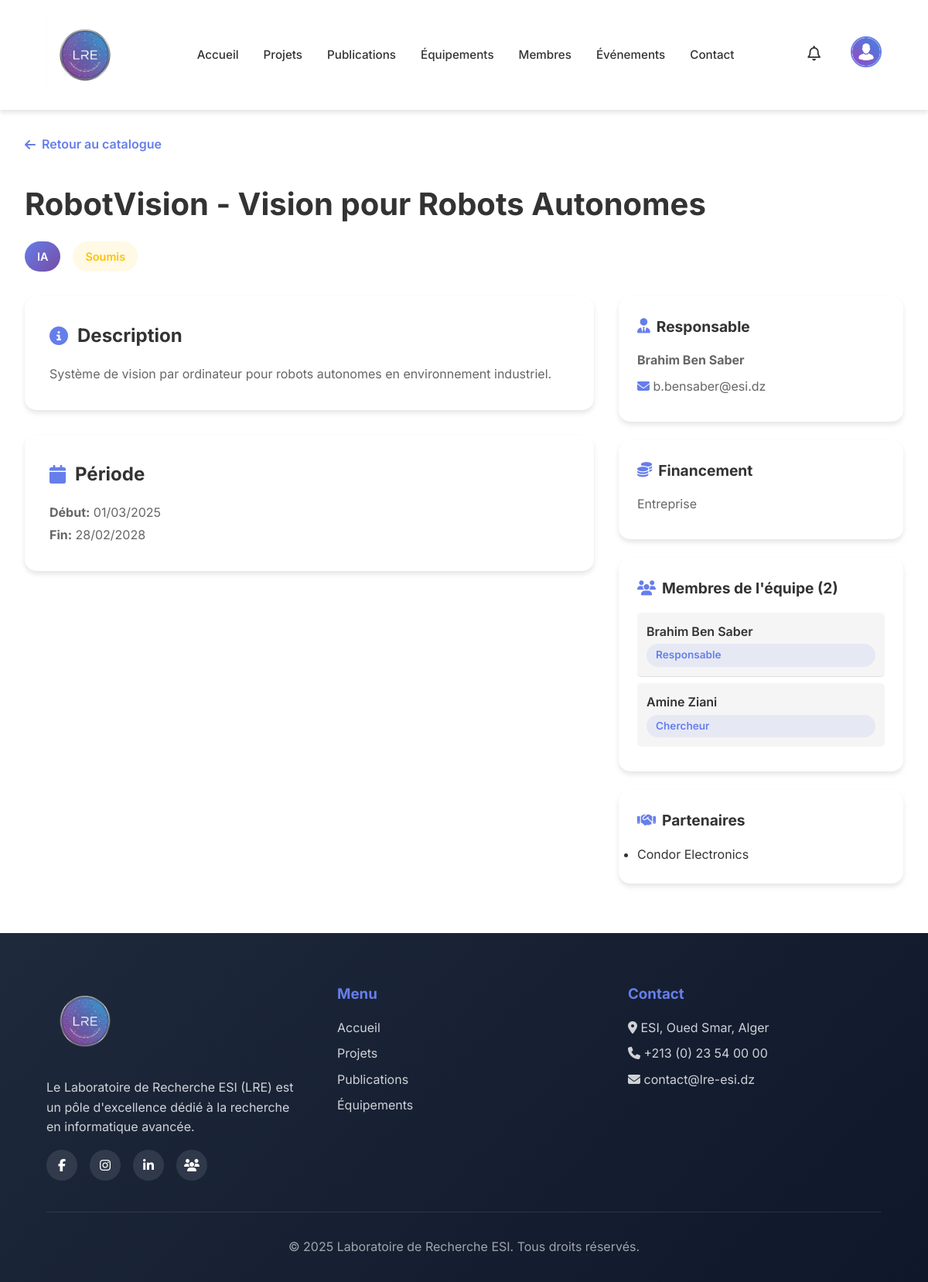
Screenshot of /index.php?router=projet-details&id=11 (signed in) with the database file from the repository.
### tables this page shows
CREATE TABLE projects (
    id_project INT AUTO_INCREMENT PRIMARY KEY,
    titre VARCHAR(200) NOT NULL,
    description TEXT,
    responsable_id INT,
    thematique VARCHAR(100),
    type_financement VARCHAR(100),
    statut ENUM('en_cours', 'termine', 'soumis') DEFAULT 'en_cours',
    date_debut DATE,
    date_fin DATE,
    lien_externe VARCHAR(255),
    FOREIGN KEY (responsable_id) REFERENCES users(id_user) ON DELETE SET NULL
);

CREATE TABLE users (
    id_user INT AUTO_INCREMENT PRIMARY KEY,
    username VARCHAR(50) NOT NULL UNIQUE,
    password VARCHAR(255) NOT NULL,
    nom VARCHAR(100) NOT NULL,
    prenom VARCHAR(100) NOT NULL,
    email VARCHAR(150) NOT NULL UNIQUE,
    photo VARCHAR(255) DEFAULT 'View/assets/default_avatar.png',
    grade VARCHAR(100),
    poste VARCHAR(100),
    biographie TEXT,
    specialite VARCHAR(100),
    domaine_recherche VARCHAR(255),
    role ENUM('admin','enseignant-chercheur','doctorant','etudiant','invite') DEFAULT 'enseignant-chercheur',
    date_creation TIMESTAMP DEFAULT CURRENT_TIMESTAMP
);

CREATE TABLE project_members (
    project_id INT NOT NULL,
    user_id INT NOT NULL,
    role_projet VARCHAR(100),
    PRIMARY KEY (project_id, user_id),
    FOREIGN KEY (project_id) REFERENCES projects(id_project) ON DELETE CASCADE,
    FOREIGN KEY (user_id) REFERENCES users(id_user) ON DELETE CASCADE
);

CREATE TABLE partners (
    id_partner INT AUTO_INCREMENT PRIMARY KEY,
    nom VARCHAR(150) NOT NULL,
    type ENUM('universite', 'entreprise', 'organisme') NOT NULL,
    logo VARCHAR(255),
    site_web VARCHAR(255)
);

### Controller/projectController.php (called while the page is built, shortened)
<?php
require_once("View/projectsView.php");
require_once("Model/projectModel.php");
class projectController {
    public function afficherDetails($id) {
        $model = new projectModel();
        $project = $model->getProjectById($id);
        $members = $model->getProjectMembers($id);
        $publications = $model->getProjectPublications($id);
        $partners = $model->getProjectPartners($id);
        $userId = $_SESSION['admin']['id_user'] ?? $_SESSION['user']['id_user'] ?? null;
        $isLoggedIn = !empty($userId);
        $isMember = $isLoggedIn && $model->isProjectMember($id, $userId);
        $isResponsable = $isLoggedIn && $model->isResponsable($id, $userId);
        $view = new projectsView();
        $view->afficherDetails($project, $members, $publications, $partners, $isLoggedIn, $isMember, $isResponsable);
    }
}
?>

### Model/projectModel.php (called while the page is built, shortened)
<?php
class projectModel {
    private $db;
    public function __construct() {
        $this->db = new dataBaseModel();
    }
    public function getProjectById($id) {
        $conn = $this->db->connexion();
        $query = "SELECT p.*, u.nom AS responsable_nom, u.prenom AS responsable_prenom, u.email AS responsable_email
                  FROM projects p
                  LEFT JOIN users u ON p.responsable_id = u.id_user
                  WHERE p.id_project = ?";
        $stmt = $conn->prepare($query);
        $stmt->bind_param("i", $id);
        $stmt->execute();
        $result = $stmt->get_result();
        $project = $result->fetch_assoc();
        $this->db->deconnexion($conn);
        return $project;
    }
    public function getProjectMembers($projectId) {
        $conn = $this->db->connexion();
        $query = "SELECT u.*, pm.role_projet FROM users u
                  JOIN project_members pm ON u.id_user = pm.user_id
                  WHERE pm.project_id = ?";
        $stmt = $conn->prepare($query);
        $stmt->bind_param("i", $projectId);
        $stmt->execute();
        $result = $stmt->get_result();
        $members = [];
        while ($row = $result->fetch_assoc()) {
            $members[] = $row;
        }
        $this->db->deconnexion($conn);
        return $members;
    }
    public function getProjectPublications($projectId) {
        $conn = $this->db->connexion();
        $publications = [];
        $this->db->deconnexion($conn);
        return $publications;
    }
    public function getProjectPartners($projectId) {
        $conn = $this->db->connexion();
        $query = "SELECT partners.* FROM partners
                  JOIN project_partners pp ON partners.id_partner = pp.partner_id
                  WHERE pp.project_id = ?";
        $stmt = $conn->prepare($query);
        $stmt->bind_param("i", $projectId);
        $stmt->execute();
        $result = $stmt->get_result();
        $partners = [];
        while ($row = $result->fetch_assoc()) {
            $partners[] = $row;
        }
        $this->db->deconnexion($conn);
        return $partners;
    }
    public function isResponsable($projectId, $userId) {
        $conn = $this->db->connexion();
        $query = "SELECT responsable_id FROM projects WHERE id_project = ?";
        $stmt = $conn->prepare($query);
        $stmt->bind_param("i", $projectId);
        $stmt->execute();
        $result = $stmt->get_result();
        $project = $result->fetch_assoc();
        $this->db->deconnexion($conn);
        return $project && $project['responsable_id'] == $userId;
    }
    public function isProjectMember($projectId, $userId) {
        $conn = $this->db->connexion();
        $query = "SELECT COUNT(*) as count FROM project_members WHERE project_id = ? AND user_id = ?";
        $stmt = $conn->prepare($query);
        $stmt->bind_param("ii", $projectId, $userId);
        $stmt->execute();
        $result = $stmt->get_result();
        $row = $result->fetch_assoc();
        $this->db->deconnexion($conn);
        return $row['count'] > 0;
    }
}
?>

### View/projectsView.php (the view, shortened to what this page needs)
<?php
class projectsView {
    public function entetePage() {
        ?>
        <head>
            <link rel="stylesheet" href="View/css/commonStyles.css">
            <link rel="stylesheet" href="View/css/projectsStyle.css">
            <link rel="stylesheet" href="https://cdnjs.cloudflare.com/ajax/libs/font-awesome/6.7.2/css/all.min.css" />
        </head>
        <?php
    }
        ?>
        <?php
    public function afficherDetails($project, $members, $publications, $partners, $isLoggedIn = false, $isMember = false, $isResponsable = false) {
        ?>
        <!DOCTYPE html>
        <html lang="fr">
            <?php $this->entetePage(); ?>
            <body>
                <div class="project-detail-container">
                    <a href="index.php?router=projets" class="back-link">
                        <i class="fa-solid fa-arrow-left"></i> Retour au catalogue
                    </a>
                    <div class="project-detail-header">
                        <div class="header-top">
                            <div>
                                <h1><?= htmlspecialchars($project['titre']) ?></h1>
                                <div class="project-badges">
                                    <span class="badge theme-badge"><?= $project['thematique'] ?></span>
                                    <span class="badge status-<?= $project['statut'] ?>">
                                        <?= ucfirst(str_replace('_', ' ', $project['statut'])) ?>
                                    </span>
                                </div>
                            </div>
                        </div>
                    </div>
                    <div class="project-detail-grid">
                        <div class="project-main">
                            <section class="detail-section">
                                <h2><i class="fa-solid fa-info-circle"></i> Description</h2>
                                <p><?= nl2br(htmlspecialchars($project['description'])) ?></p>
                            </section>
                            <section class="detail-section">
                                <h2><i class="fa-solid fa-calendar"></i> Période</h2>
                                <p>
                                    <strong>Début:</strong> <?= date('d/m/Y', strtotime($project['date_debut'])) ?><br>
                                    <?php if ($project['date_fin']): ?>
                                        <strong>Fin:</strong> <?= date('d/m/Y', strtotime($project['date_fin'])) ?>
                                    <?php endif; ?>
                                </p>
                            </section>
                        </div>
                        <div class="project-sidebar">
                            <div class="sidebar-card">
                                <h3><i class="fa-solid fa-user-tie"></i> Responsable</h3>
                                <p><strong><?= htmlspecialchars($project['responsable_prenom'] . ' ' . $project['responsable_nom']) ?></strong></p>
                                <p><i class="fa-solid fa-envelope"></i> <?= htmlspecialchars($project['responsable_email']) ?></p>
                            </div>
                            <div class="sidebar-card">
                                <h3><i class="fa-solid fa-coins"></i> Financement</h3>
                                <p><?= htmlspecialchars($project['type_financement']) ?></p>
                            </div>
                            <?php if (!empty($members)): ?>
                                <div class="sidebar-card">
                                    <div class="members-header">
                                        <h3><i class="fa-solid fa-users"></i> Membres de l'équipe (<?= count($members) ?>)</h3>
                                    </div>
                                    <ul class="members-list">
                                        <?php foreach ($members as $member): ?>
                                            <li class="member-item">
                                                <div class="member-info">
                                                    <span class="member-name"><?= htmlspecialchars($member['prenom'] . ' ' . $member['nom']) ?></span>
                                                    <span class="role-tag"><?= htmlspecialchars($member['role_projet']) ?></span>
                                                </div>
                                            </li>
                                        <?php endforeach; ?>
                                    </ul>
                                </div>
                            <?php endif; ?>
                            <?php if (!empty($partners)): ?>
                                <div class="sidebar-card">
                                    <h3><i class="fa-solid fa-handshake"></i> Partenaires</h3>
                                    <ul>
                                        <?php foreach ($partners as $partner): ?>
                                            <li><?= htmlspecialchars($partner['nom']) ?></li>
                                        <?php endforeach; ?>
                                    </ul>
                                </div>
                            <?php endif; ?>
                        </div>
                    </div>
                </div>
            </body>
        </html>
        <?php
    }
}
?>

### View/css/commonStyles.css (style rules this page uses)
* { margin: 0; padding: 0; box-sizing: border-box; }
:root { --primary-color: #007bff; --secondary-color: #6c757d; --success-color: #28a745; --danger-color: #dc3545; --warning-color: #ffc107; --dark-color: #343a40; --light-color: #f8f9fa; --gradient-primary: linear-gradient(135deg, #667eea 0%, #764ba2 100%); --gradient-secondary: linear-gradient(135deg, #f093fb 0%, #f5576c 100%); --gradient-success: linear-gradient(135deg, #4facfe 0%, #00f2fe 100%); --shadow-sm: 0 2px 4px rgba(0, 0, 0, 0.1); --shadow-md: 0 4px 6px rgba(0, 0, 0, 0.1); --shadow-lg: 0 10px 15px rgba(0, 0, 0, 0.1); --transition: all 0.3s ease; }
body { font-family: 'Inter', -apple-system, BlinkMacSystemFont, 'Segoe UI', Roboto, sans-serif; line-height: 1.6; color: #333; background-color: #fff; }

### View/css/projectsStyle.css (style rules this page uses)
.status-soumis { background: rgba(255, 193, 7, 0.1); color: #ffc107; }
.project-detail-container { max-width: 1400px; margin: 2rem auto; padding: 0 2rem; }
.back-link { display: inline-flex; align-items: center; gap: 0.5rem; color: #667eea; text-decoration: none; margin-bottom: 2rem; font-weight: 600; transition: all 0.3s ease; }
.project-detail-header { margin-bottom: 2rem; }
.project-detail-header h1 { font-size: 2.5rem; margin-bottom: 1rem; color: #333; }
.project-badges { display: flex; gap: 1rem; }
.badge { padding: 0.5rem 1rem; border-radius: 20px; font-size: 0.9rem; font-weight: 600; }
.theme-badge { background: linear-gradient(135deg, #667eea 0%, #764ba2 100%); color: white; }
.project-detail-grid { display: grid; grid-template-columns: 2fr 1fr; gap: 2rem; }
.project-main { display: flex; flex-direction: column; gap: 2rem; }
.detail-section { background: white; padding: 2rem; border-radius: 15px; box-shadow: 0 4px 6px rgba(0, 0, 0, 0.1); }
.detail-section h2 { display: flex; align-items: center; gap: 0.75rem; margin-bottom: 1rem; color: #333; font-size: 1.5rem; }
.detail-section i { color: #667eea; }
.detail-section p { color: #666; line-height: 1.8; }
.project-sidebar { display: flex; flex-direction: column; gap: 1.5rem; }
.sidebar-card { background: white; padding: 1.5rem; border-radius: 15px; box-shadow: 0 4px 6px rgba(0, 0, 0, 0.1); }
.sidebar-card h3 { display: flex; align-items: center; gap: 0.5rem; margin-bottom: 1rem; color: #333; font-size: 1.2rem; }
.sidebar-card i { color: #667eea; }
.sidebar-card p { color: #666; margin-bottom: 0.5rem; }
.members-list { list-style: none; }
.members-list li { padding: 0.75rem; border-bottom: 1px solid #e0e0e0; display: flex; justify-content: space-between; align-items: center; }
.members-list li:last-child { border-bottom: none; }
.role-tag { background: rgba(102, 126, 234, 0.1); color: #667eea; padding: 0.25rem 0.75rem; border-radius: 15px; font-size: 0.85rem; font-weight: 600; }

### View/projectsView.php (style rules this page uses)
.header-top { display: flex; justify-content: space-between; align-items: flex-start; gap: 20px; margin-bottom: 20px; }
.member-item { display: flex; justify-content: space-between; align-items: center; padding: 10px; background: #f5f5f5; border-radius: 5px; margin-bottom: 8px; }
.member-info { flex: 1; display: flex; flex-direction: column; gap: 3px; }
.member-name { font-weight: 600; color: #333; }

### rows the page displays
projects: titre "RobotVision - Vision pour Robots Autonomes", thematique "IA", statut "Soumis", description "Système de vision par ordinateur pour robots autonomes en environnement industriel.", date_debut "01/03/2025", date_fin "28/02/2028", responsable.nom "Brahim Ben Saber", responsable.email "b.bensaber@esi.dz", type_financement "Entreprise"
project_members: user.nom "Brahim Ben Saber", role_projet "Responsable"
project_members: user.nom "Amine Ziani", role_projet "Chercheur"
partners: nom "Condor Electronics"

### other values shown
count($members) "2"
